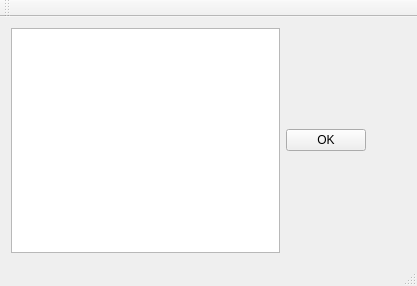
<?xml version="1.0" encoding="UTF-8"?>
<ui version="4.0">
 <class>MainWindow</class>
 <widget class="QMainWindow" name="MainWindow">
  <property name="geometry">
   <rect>
    <x>0</x>
    <y>0</y>
    <width>417</width>
    <height>286</height>
   </rect>
  </property>
  <property name="windowTitle">
   <string>MainWindow</string>
  </property>
  <widget class="QWidget" name="centralWidget">
   <layout class="QHBoxLayout" name="horizontalLayout">
    <item>
     <widget class="myplaintext" name="plainTextEdit"/>
    </item>
    <item>
     <widget class="mypushbutton" name="pushButton">
      <property name="text">
       <string>OK</string>
      </property>
     </widget>
    </item>
    <item>
     <spacer name="verticalSpacer_2">
      <property name="orientation">
       <enum>Qt::Vertical</enum>
      </property>
      <property name="sizeHint" stdset="0">
       <size>
        <width>20</width>
        <height>204</height>
       </size>
      </property>
     </spacer>
    </item>
    <item>
     <spacer name="verticalSpacer">
      <property name="orientation">
       <enum>Qt::Vertical</enum>
      </property>
      <property name="sizeHint" stdset="0">
       <size>
        <width>20</width>
        <height>204</height>
       </size>
      </property>
     </spacer>
    </item>
   </layout>
  </widget>
  <widget class="QMenuBar" name="menuBar">
   <property name="geometry">
    <rect>
     <x>0</x>
     <y>0</y>
     <width>417</width>
     <height>22</height>
    </rect>
   </property>
  </widget>
  <widget class="QToolBar" name="mainToolBar">
   <attribute name="toolBarArea">
    <enum>TopToolBarArea</enum>
   </attribute>
   <attribute name="toolBarBreak">
    <bool>false</bool>
   </attribute>
  </widget>
  <widget class="QStatusBar" name="statusBar"/>
 </widget>
 <layoutdefault spacing="6" margin="11"/>
 <customwidgets>
  <customwidget>
   <class>myplaintext</class>
   <extends>QPlainTextEdit</extends>
   <header location="global">myplaintext.h</header>
  </customwidget>
  <customwidget>
   <class>mypushbutton</class>
   <extends>QPushButton</extends>
   <header>mypushbutton.h</header>
  </customwidget>
 </customwidgets>
 <resources/>
 <connections/>
</ui>
